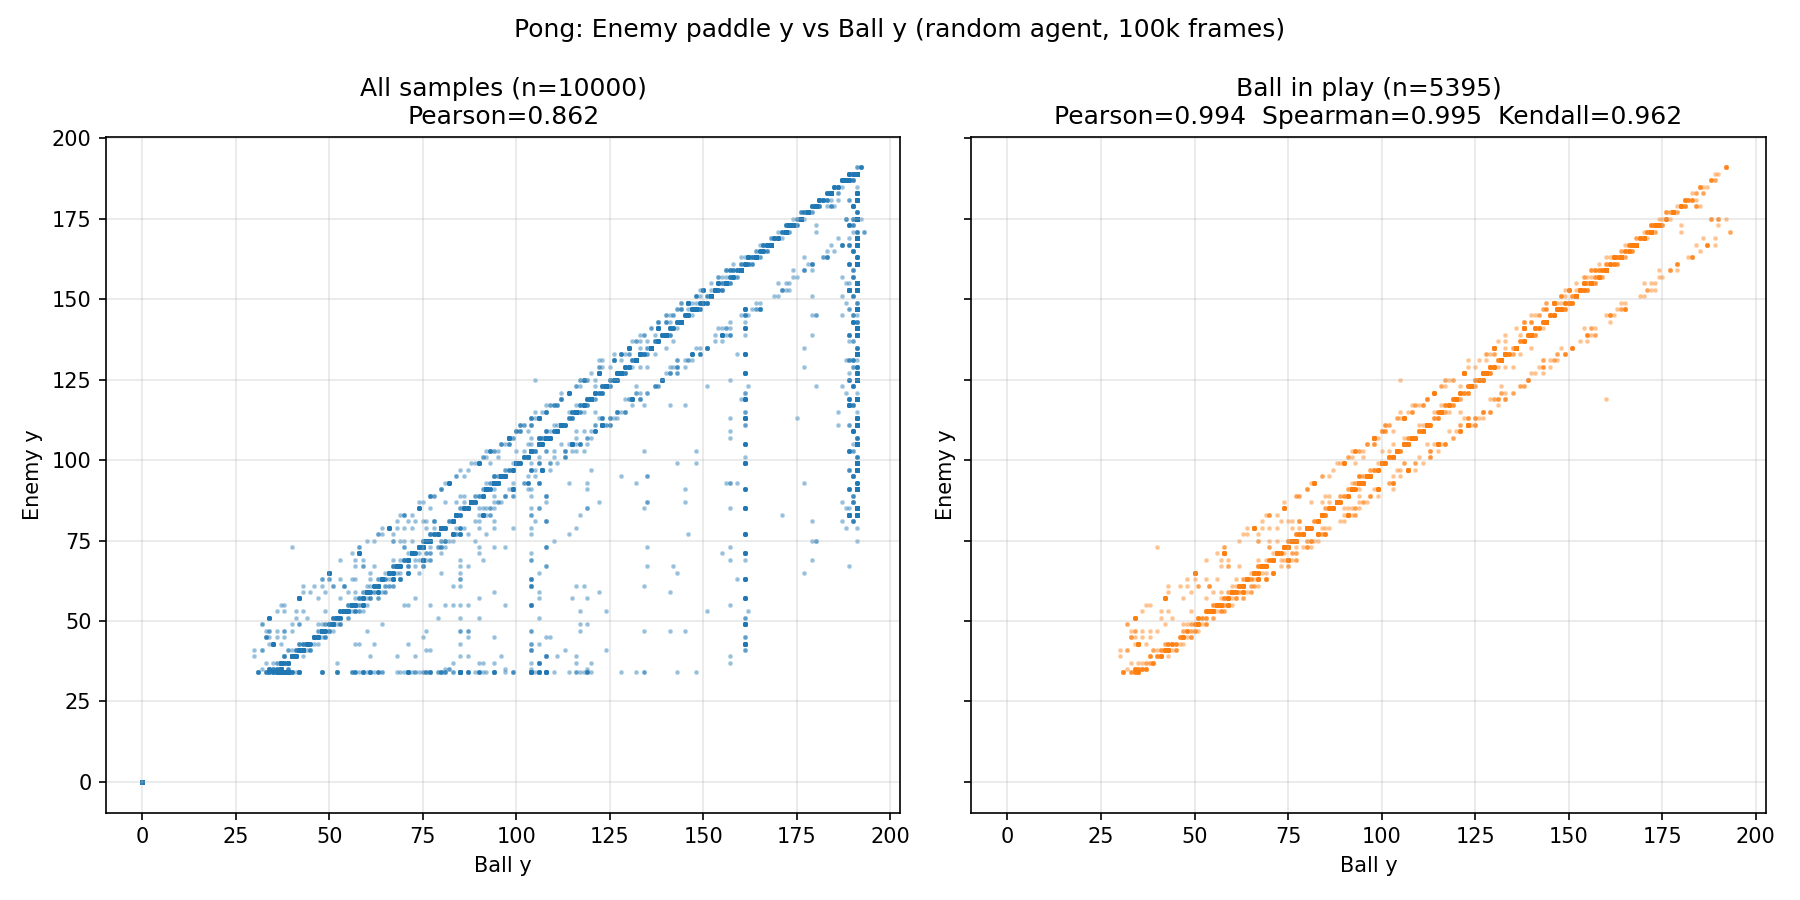

The script that saved this image:
"""
correlation.py — 적 패들과 공의 수직위치 상관 분석

[코드 설명]
Pong을 랜덤 에이전트로 10만 프레임 돌리면서, 10프레임마다 적 패들(Enemy)과
공(Ball)의 세로 위치(y)를 모읍니다. 내장 적 AI가 공을 따라다니기 때문에 두 값은
거의 함께 움직이며, 이 상관이 높다는 점이 'A 에이전트가 공 대신 적을 봐도 되는'
지름길(shortcut)의 근본 원인입니다.
(논문 A.7 기준: Pearson 99.6% / Spearman 99.5% / Kendall 96.4%)
"""
from scobi import Environment
import numpy as np
from scipy.stats import pearsonr, spearmanr, kendalltau
import matplotlib
matplotlib.use("Agg")
import matplotlib.pyplot as plt
import os

env = Environment("ALE/Pong-v5",
    focus_dir="resources/checkpoints/Pong_seed0_reward-env_oc",
    focus_file="default_focus_Pong-v5.yaml", silent=True, refresh_yaml=False)
env.reset(seed=0)
env.action_space.seed(0)  # 랜덤 행동도 시드 고정 → 실행할 때마다 같은 결과

enemy_y, ball_y = [], []
ball_x, enemy_x, player_x = [], [], []
for i in range(100000):
    _, _, term, trunc, _ = env.step(env.action_space.sample())
    objs = {o.category: o for o in env.oc_env.objects if o is not None}
    if i % 10 == 0 and "Enemy" in objs and "Ball" in objs and "Player" in objs:
        enemy_y.append(objs["Enemy"].y)
        ball_y.append(objs["Ball"].y)
        ball_x.append(objs["Ball"].x)
        enemy_x.append(objs["Enemy"].x)
        player_x.append(objs["Player"].x)
    if term or trunc:
        env.reset()

enemy_y, ball_y = np.array(enemy_y), np.array(ball_y)
ball_x, enemy_x, player_x = np.array(ball_x), np.array(enemy_x), np.array(player_x)
print("수집 샘플 수:", len(enemy_y))

# ===== TODO 1 =====
# 1) 제외 전 전체 샘플의 상관 (참고용)
r_all = pearsonr(ball_y, enemy_y)[0]
print(f"[제외 전] Pearson : {r_all:.3f}")

# 2) 공이 '경기 중'이 아닌 샘플 제외
#  - 공이 화면에 없음 : 득점 직후 등 공이 사라지면 OCAtari가 (0, 0)을 돌려줌
#  - 적 패들 미검출   : 적 x 가 0 으로 들어오는 프레임
#  - 공이 두 패들 사이가 아님 : 득점 직후 공이 패들 뒤(골라인 쪽)로 빠져 있는 구간.
#    랜덤 에이전트는 실점이 잦아 공이 내 패들 뒤(x > player_x)에 머무는 샘플이 많고,
#    이때 적 AI는 공을 따라가지 않으므로 산점도에서 직선을 벗어난 점이 됨
no_ball = (ball_y == 0) & (ball_x == 0)
no_enemy = (enemy_x == 0)
between = (ball_x > enemy_x) & (ball_x < player_x)
keep = ~no_ball & ~no_enemy & between

print("\n[제외한 샘플]")
print(f"  공 미검출 (ball x,y = 0)          : {no_ball.sum()}")
print(f"  적 패들 미검출 (enemy_x = 0)      : {(no_enemy & ~no_ball).sum()}")
print(f"  공이 두 패들 사이가 아님          : {(~between & ~no_ball & ~no_enemy).sum()}")
print(f"  → 합계 {(~keep).sum()} 개 제외, {keep.sum()} 개 사용 (전체 {len(keep)})")

# 3) 남은 샘플로 세 상관계수 계산
r_p, _ = pearsonr(ball_y[keep], enemy_y[keep])
r_s, _ = spearmanr(ball_y[keep], enemy_y[keep])
r_k, _ = kendalltau(ball_y[keep], enemy_y[keep])
print("\n[제외 후 상관계수]")
print(f"  Pearson : {r_p:.3f}  (논문 0.996)")
print(f"  Spearman: {r_s:.3f}  (논문 0.995)")
print(f"  Kendall : {r_k:.3f}  (논문 0.964)")

# 남은 이탈점: 적 AI는 공을 약간 늦게 따라가므로, 공이 위/아래 벽에 튕겨 방향이
# 갑자기 바뀌는 화면 가장자리에서 공-적 y 차이가 커짐 (경기 중 상황이므로 제외하지 않음)
gap = np.abs(enemy_y - ball_y)[keep]
by = ball_y[keep]
print("\n참고) 남은 샘플의 공 높이별 평균 |적 y - 공 y|")
for lo, hi, name in ((0, 60, "위쪽 벽 근처"), (60, 175, "가운데"), (175, 256, "아래쪽 벽 근처")):
    m = (by >= lo) & (by < hi)
    print(f"  {name:8s} (공 y {lo}~{hi}): {gap[m].mean():.2f}  (n={m.sum()})")


# ===== TODO 2 =====
out_dir = os.path.dirname(os.path.abspath(__file__))
fig, axes = plt.subplots(1, 2, figsize=(12, 6), sharex=True, sharey=True)
axes[0].scatter(ball_y, enemy_y, s=2, alpha=0.3)
axes[0].set_title(f"All samples (n={len(ball_y)})\nPearson={r_all:.3f}")
axes[1].scatter(ball_y[keep], enemy_y[keep], s=2, alpha=0.3, color="tab:orange")
axes[1].set_title(f"Ball in play (n={keep.sum()})\n"
                  f"Pearson={r_p:.3f}  Spearman={r_s:.3f}  Kendall={r_k:.3f}")
for ax in axes:
    ax.set_xlabel("Ball y")
    ax.set_ylabel("Enemy y")
    ax.grid(alpha=0.3)
fig.suptitle("Pong: Enemy paddle y vs Ball y (random agent, 100k frames)")
fig.tight_layout()
fig.savefig(os.path.join(out_dir, "correlation.png"), dpi=150)
print("저장:", os.path.relpath(os.path.join(out_dir, "correlation.png")))
